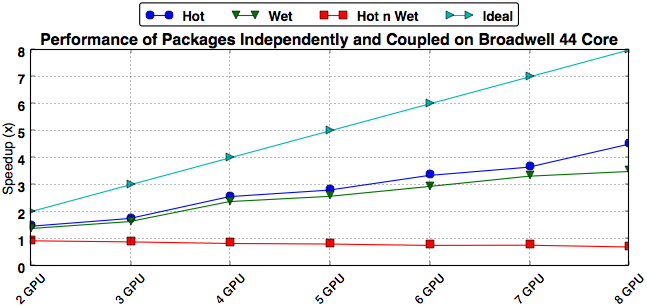

Recreate this plot in Python.
#!/usr/bin/python
import csv
import matplotlib.pyplot as plt
import itertools
import numpy as np
from operator import itemgetter

applications = [ 'Hot', 'Wet', 'Hot n Wet', 'Ideal' ]
labels = [ '2 GPU', '3 GPU', '4 GPU', '5 GPU', '6 GPU', '7 GPU', '8 GPU' ]
results = [[1.466813348, 1.755926251, 2.567394095, 2.808988764, 3.352891869, 3.659652333, 4.509582864],
        [1.382536383, 1.641975309, 2.383512545, 2.57751938, 2.942477876, 3.325, 3.5],
        [0.929809544, 0.88963964, 0.830387004, 0.809878844, 0.758554469, 0.766043724, 0.700693437],
        [2, 3, 4, 5, 6, 7, 8]]

icons = [ 'o-', 'v-', 's-', '>-', 'p-' ]
label_column = 0
header_row = 0
result_columns = [ 1, 2, 3 ]
error_column = 6

def Program():
    font = { 'family' : 'sans-serif', 'weight' : 'bold', 'size' : 12 }
    plt.rc('font', **font)
    fig, ax = plt.subplots(facecolor='white')

    for rr in range(0, len(results)):
        x = np.arange(0, len(labels))
        print x
        print results[rr]
        plt.plot(x, results[rr], icons[rr], label=applications[rr], ms=8.0)

    ind = range(0, len(labels))
    locs, xlabels = plt.xticks(ind, labels, fontsize=11, rotation=90)
    plt.setp(xlabels, rotation=45)
    #ax.set_xlim([1, len(labels)-1])
    #ax.set_ylim([0, 100])

    handles,axlabels=ax.get_legend_handles_labels()
    ax.legend(handles, applications, loc='upper center', 
            bbox_to_anchor=(0.5, 1.25), 
            ncol=4, fancybox=True, shadow=False, prop={'size':12})

    ax.grid(zorder=0)
    plt.title('Performance of Packages Independently and Coupled on Broadwell 44 Core')
    plt.ylabel('Speedup (x)', fontsize=12)
    plt.show()

Program()
